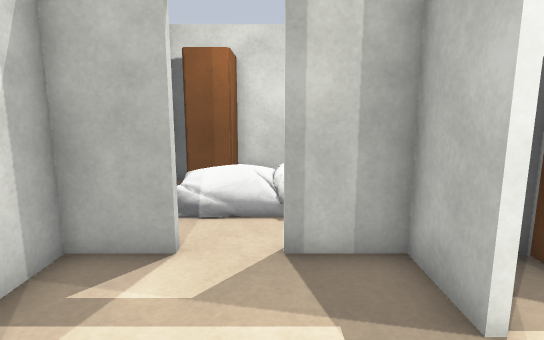
view 1 (above)

22 first-person views from a walk through a Gazebo world. The camera is 1.2 m above the floor, tilts 10° down and sees 75° across. The floor is counted in squares, 0.5 m on a side. Each view is taken from the middle of a square. On the plan, view 1 faces up. The plan holds only what a view shows up to about 20 squares ahead; the rest is blank. Some stock models are drawn as simple stand-ins. Surface patterns are stand-ins for the level's own textures.

view 2
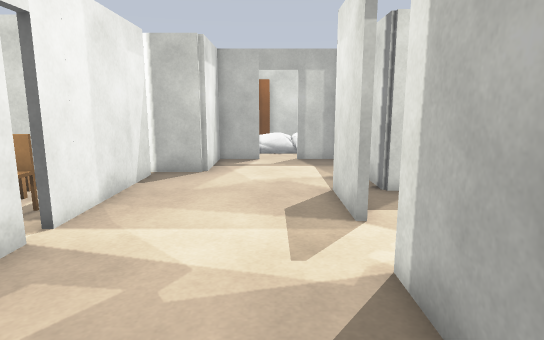

view 3
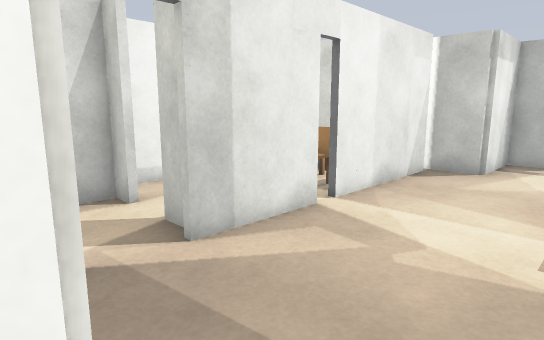

view 4
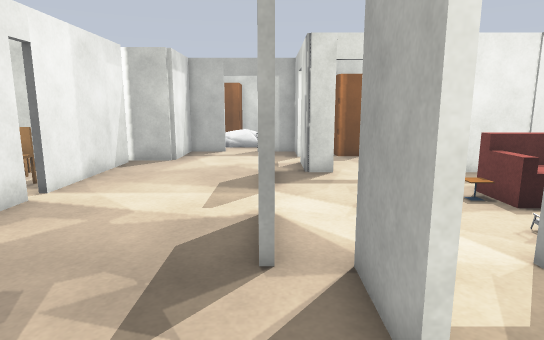

view 5
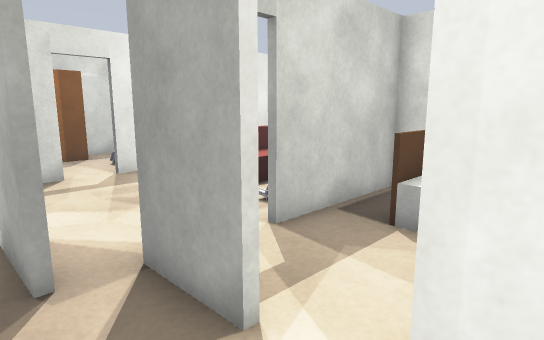

view 6
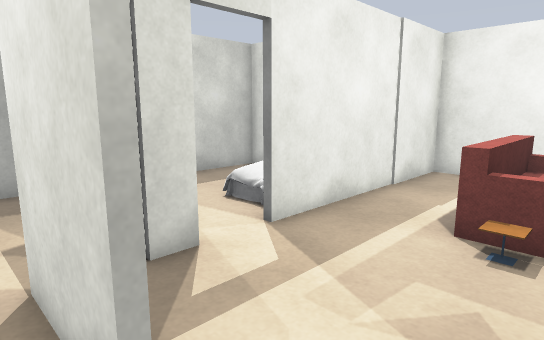

view 7
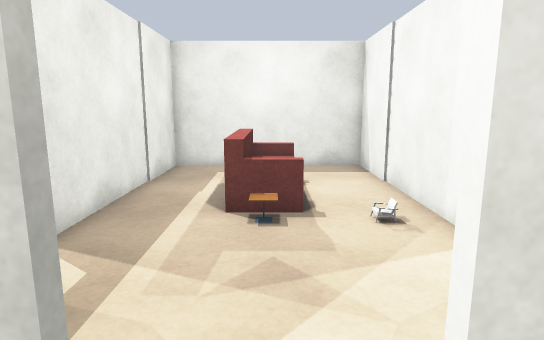

view 8
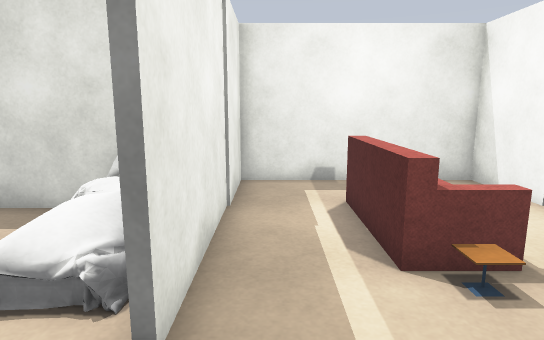

view 9
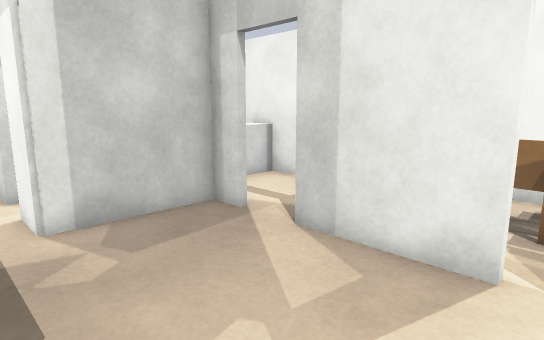

view 10
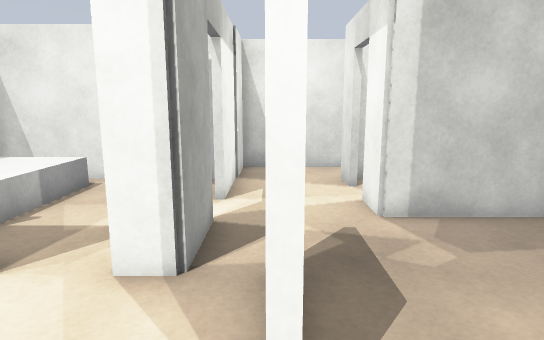

view 11
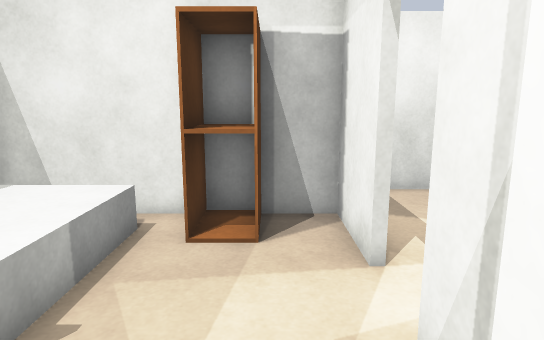

view 12
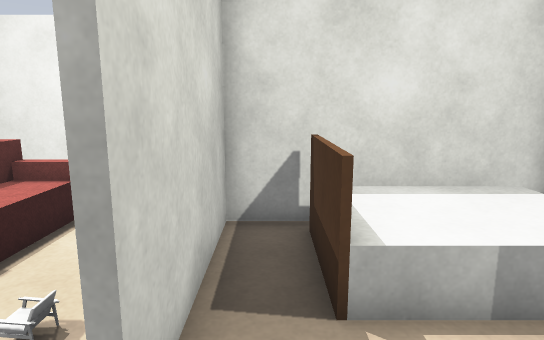

view 13
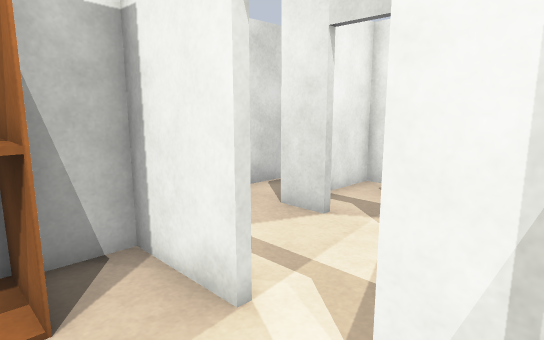

view 14
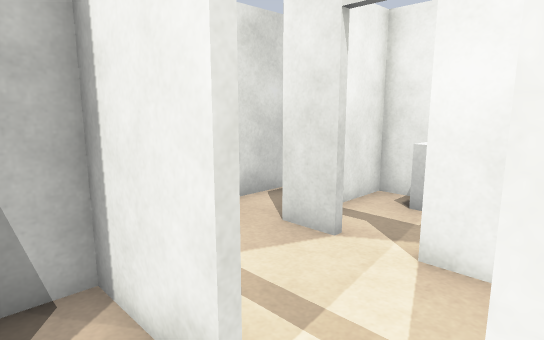

view 15
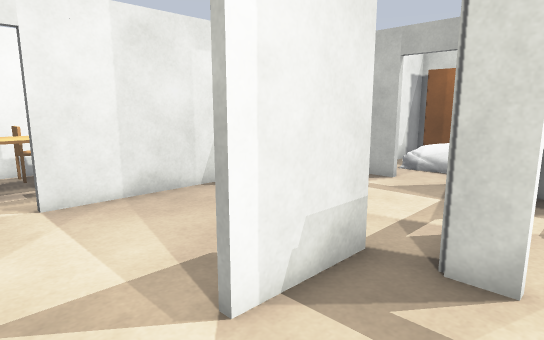

view 16
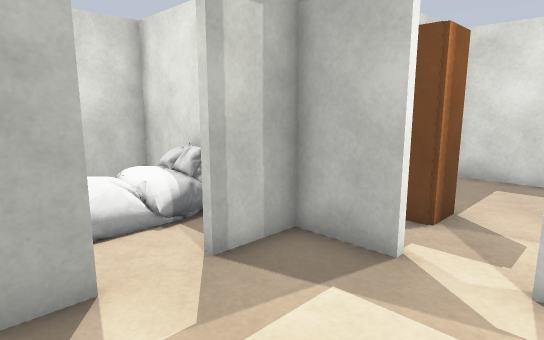

view 17
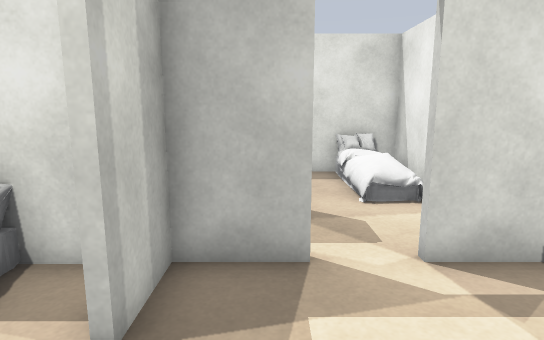

view 18
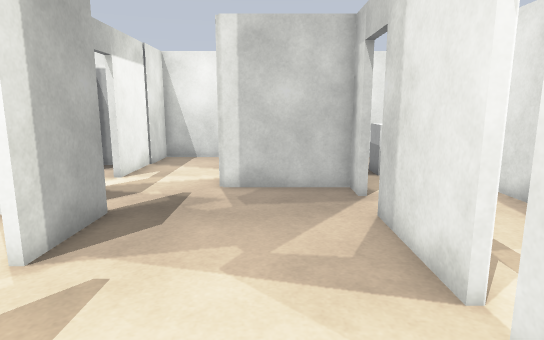

view 19
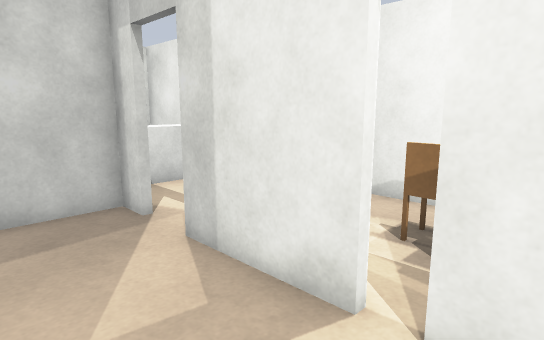

view 20
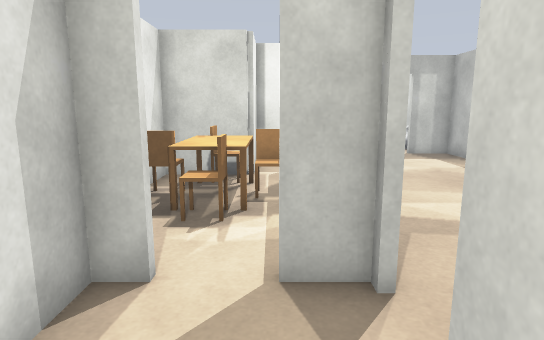

view 21
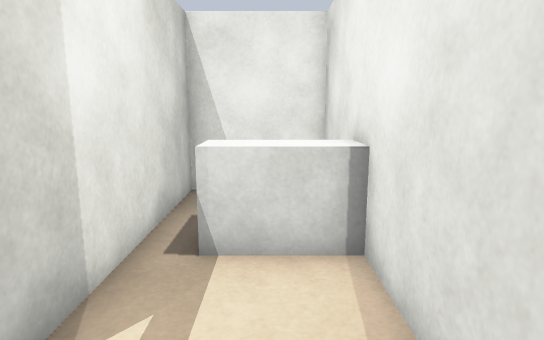

view 22
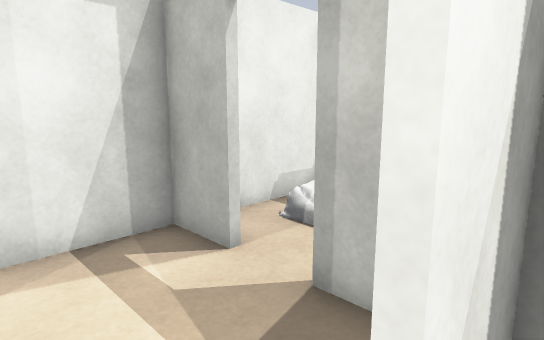

### Floor plan
Points are (right, up) in squares from view 1. A wall is a line through its corners. A room is listed if a view was taken in it or the views show most of it. See-through windows are left out.
Room 1 (views 1, 2, 3, 4, 5, 6, 7, 9, 10, 16, 17, 18, 19, 20, 21)
walls: (-5.4, -6.4) (-5.4, -7.6); (-5.4, -10.4) (-5.4, -11.6) (-1.4, -11.6) (-1.4, -13.1); (0.8, -3.8) (0.8, -0.8); (0.8, -9) (0.8, -6); (-9.5, -8.4) (-9.5, -18.3) (-5.6, -18.3) (-5.6, -10.5); (-7.6, -0.3) (-10.9, -0.3) (-10.9, -8); (-5.4, 1.6) (-5.4, -4.2); (2.3, -0.9) (2.3, 1.6); (2.3, -11.4) (2.3, -8.9); (2.3, -14.4) (2.3, -13); (2.3, 3.4) (2.3, 5.6) (0.1, 5.6); (-1.5, 5.6) (-3.5, 5.6) (-3.5, 2.2) (-7, 2.2)
ways out: opening at (1, -5) to room 2; opening at (2, -12.5) to room 3; opening at (2, 2.5) to room 4; opening at (0, -15.5) to room 5; opening at (-2, -14) to room 6; opening at (-0.5, 6)
objects: counter (-10, -15) to (-7, -14); chair (-10, -4) to (-10, -3); white box (-9, -8); chair (-9, -5) to (-8, -5); dining table (-9, -4) to (-8, -3); chair (-9, -2) to (-8, -1); chair (-7, -4) to (-7, -3); white box (-6, -8)
Room 2 (views 8, 11, 15)
walls: (6, -8.8) (13.7, -8.8) (13.7, -0.9) (5, -0.9); (1, -0.8) (1, -3.8)
ways out: opening at (1, -5) to room 1; opening at (4, -9) to room 3; opening at (4, -1) to room 4
objects: white box (3, -9); white box (3, -1); armchair (6, -8); cafe table (6, -5) to (7, -5); sofa (7, -5) to (11, -4)
Room 3 (views 12, 13, 14)
walls: (2.5, -13) (2.5, -15.9) (10.3, -15.9) (10.3, -9) (5, -9); (2.5, -10.1) (2.5, -11.4)
ways out: opening at (2, -12.5) to room 1; opening at (4, -9) to room 2
objects: wardrobe (4, -16) to (5, -14); bed (7, -15) to (9, -11)
Room 4 (view 22)
walls: (4.4, 5.6) (2.5, 5.6) (2.5, 3.4); (7.6, -0.7) (10.4, -0.7); (10.3, 1.6) (10.3, 5.6) (6.1, 5.6)
ways out: opening at (2, 2.5) to room 1; opening at (4, -1) to room 2
objects: wardrobe (4, 4) to (5, 5); bed (6, 0) to (10, 2)
Room 5 (no view inside)
walls: (-1.4, -14.6) (-1.4, -16.2); (-3.8, -18.3) (2.3, -18.3) (2.3, -14.4)
ways out: opening at (0, -15.5) to room 1
Room 6 (no view inside)
walls: (-5.4, -14.6) (-5.4, -15.9) (-1.8, -15.9)
ways out: opening at (-2, -14) to room 1
objects: toilet (-5, -14) to (-4, -14)

Where each view was taken, in squares from view 1:
view 1: 0 up, 0 right, facing up
view 2: 11 down, 1 left, facing up
view 3: 12 down, 0 right, facing up-left
view 4: 14 down, 1 right, facing up
view 5: 14 down, 0 right, facing up-right
view 6: 6 down, 0 right, facing up-right
view 7: 5 down, 1 left, facing right
view 8: 2 down, 2 right, facing right
view 9: 4 down, 0 right, facing down-left
view 10: 4 down, 1 right, facing down
view 11: 8 down, 4 right, facing down
view 12: 10 down, 3 right, facing right
view 13: 10 down, 5 right, facing down-left
view 14: 11 down, 4 right, facing down-left
view 15: 6 down, 4 right, facing up-left
view 16: 1 up, 3 left, facing up-right
view 17: 4 up, 3 left, facing right
view 18: 1 down, 3 left, facing down
view 19: 3 down, 2 left, facing down-left
view 20: 13 down, 7 left, facing up
view 21: 8 down, 8 left, facing down
view 22: 2 up, 3 right, facing up-left
